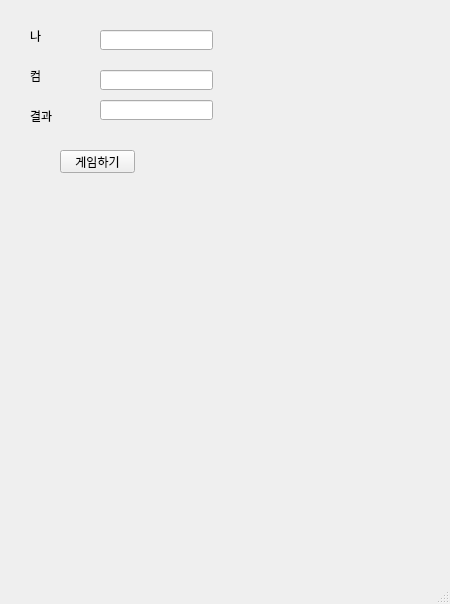
<?xml version="1.0" encoding="UTF-8"?>
<ui version="4.0">
 <class>MainWindow</class>
 <widget class="QMainWindow" name="MainWindow">
  <property name="geometry">
   <rect>
    <x>0</x>
    <y>0</y>
    <width>450</width>
    <height>604</height>
   </rect>
  </property>
  <property name="windowTitle">
   <string>MainWindow</string>
  </property>
  <widget class="QWidget" name="centralwidget">
   <widget class="QLabel" name="lbl1">
    <property name="geometry">
     <rect>
      <x>30</x>
      <y>30</y>
      <width>56</width>
      <height>12</height>
     </rect>
    </property>
    <property name="text">
     <string>나</string>
    </property>
   </widget>
   <widget class="QLabel" name="lbl2">
    <property name="geometry">
     <rect>
      <x>30</x>
      <y>70</y>
      <width>56</width>
      <height>12</height>
     </rect>
    </property>
    <property name="text">
     <string>컴</string>
    </property>
   </widget>
   <widget class="QLabel" name="lbl3">
    <property name="geometry">
     <rect>
      <x>30</x>
      <y>110</y>
      <width>56</width>
      <height>12</height>
     </rect>
    </property>
    <property name="text">
     <string>결과</string>
    </property>
   </widget>
   <widget class="QLineEdit" name="le1">
    <property name="geometry">
     <rect>
      <x>100</x>
      <y>30</y>
      <width>113</width>
      <height>20</height>
     </rect>
    </property>
   </widget>
   <widget class="QLineEdit" name="le2">
    <property name="geometry">
     <rect>
      <x>100</x>
      <y>70</y>
      <width>113</width>
      <height>20</height>
     </rect>
    </property>
   </widget>
   <widget class="QLineEdit" name="le3">
    <property name="geometry">
     <rect>
      <x>100</x>
      <y>100</y>
      <width>113</width>
      <height>20</height>
     </rect>
    </property>
   </widget>
   <widget class="QPushButton" name="pb">
    <property name="geometry">
     <rect>
      <x>60</x>
      <y>150</y>
      <width>75</width>
      <height>23</height>
     </rect>
    </property>
    <property name="text">
     <string>게임하기</string>
    </property>
   </widget>
  </widget>
  <widget class="QMenuBar" name="menubar">
   <property name="geometry">
    <rect>
     <x>0</x>
     <y>0</y>
     <width>450</width>
     <height>21</height>
    </rect>
   </property>
  </widget>
  <widget class="QStatusBar" name="statusbar"/>
 </widget>
 <resources/>
 <connections/>
</ui>
